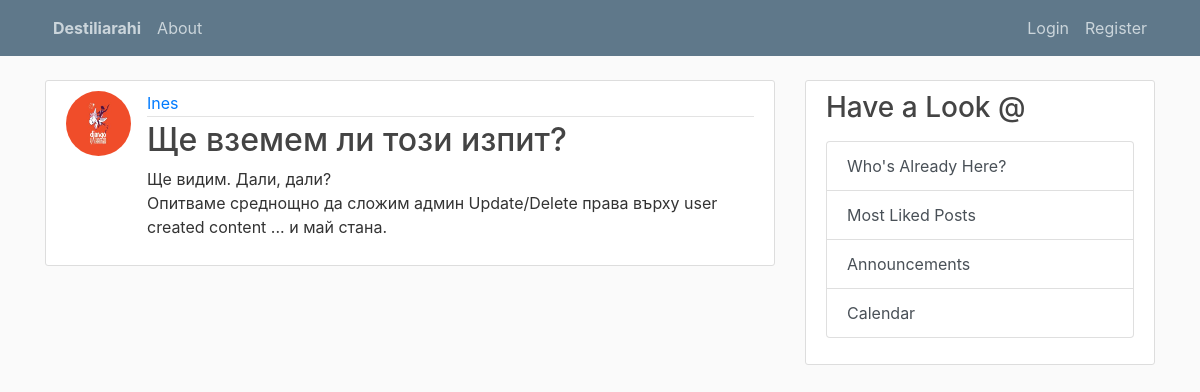
The app's page /post/36/ with its own data.
### blog/models.py (models this page shows, shortened)
class Post(models.Model):
    title = models.CharField(max_length=300)
    content = models.TextField()
    date_posted = models.DateTimeField(default=timezone.now)    # if no specific date was added, it sets that to today
    author = models.ForeignKey(User, on_delete=models.CASCADE)  # if a user is deleted, then all their posts would be deleted

### users/models.py (models this page shows, shortened)
class Profile(models.Model):
    user = models.OneToOneField(User, on_delete=models.CASCADE) # if the User is deleted, the Profile will be deleted too, but not vice-versa
    image = models.ImageField(default='default.jpg', upload_to='profile_pics')
    about = models.CharField(max_length=350, null=True, blank=True)

### blog/views.py (the view)
# urls.py: path('post/<int:pk>/', PostDetailView.as_view(), name='post-detail'),
class PostDetailView(DetailView):
    model = Post

### blog/templates/blog/post_detail.html (shortened to what this page needs)
{% extends "blog/base.html" %}
{% block content %}
    <article class="media content-section">
        <img class="rounded-circle article-img" src="{{ object.author.profile.image.url }}">
          <div class="media-body">
              <div class="article-metadata">
                  <a class="mr-2" href="{% url 'user-posts' object.author.username %}">{{ object.author }}</a>
              </div>
              <h2 class="article-title">{{ object.title }}</h2>
            <p class="article-content">{{ object.content }}</p>
          </div>
    </article>
{% endblock %}

### blog/static/blog/main.css (style rules this page uses)
body { background: #fafafa; color: #333333; margin-top: 5rem; }
h1, h2, h3, h4, h5, h6 { color: #444444; }
.content-section { background: #ffffff; padding: 10px 20px; border: 1px solid #dddddd; border-radius: 3px; margin-bottom: 20px; }
.article-title { color: #444444; }
.article-content { white-space: pre-line; }
.article-img { height: 65px; width: 65px; margin-right: 16px; }
.article-metadata { padding-bottom: 1px; margin-bottom: 4px; border-bottom: 1px solid #e3e3e3 }

### records on screen
Post: author.profile.image (placeholder picture), author "Ines", title "Ще вземем ли този изпит?", content "Ще видим. Дали, дали? Oпитваме среднощно да сложим админ Update/Delete права върху user created content ... и май стана."
